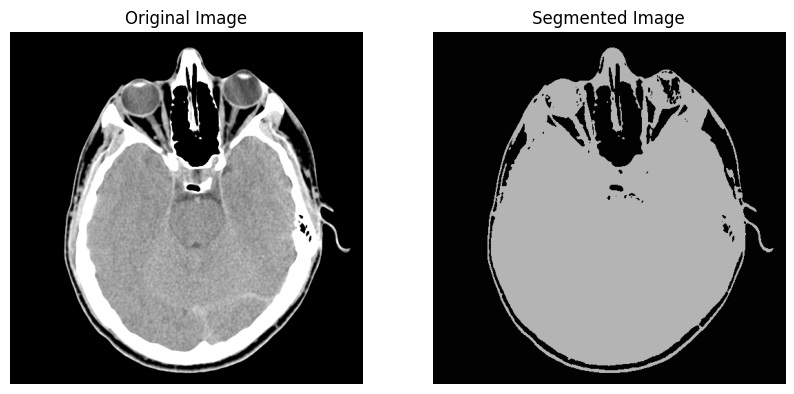

This figure's Python source:
import numpy as np
import cv2
import matplotlib.pyplot as plt

def initialize_centroids(data, k):
    """
    Initialize centroids randomly from the data points.

    Parameters:
        data (numpy.ndarray): Input data points.
        k (int): Number of clusters.

    Returns:
        numpy.ndarray: Initial centroids.
    """
    centroids_idx = np.random.choice(data.shape[0], k, replace=False)
    centroids = data[centroids_idx]
    return centroids

def assign_clusters(data, centroids):
    """
    Assign each data point to the closest centroid.

    Parameters:
        data (numpy.ndarray): Input data points.
        centroids (numpy.ndarray): Current centroids.

    Returns:
        numpy.ndarray: Indices of the closest centroid for each data point.
    """
    distances = np.sqrt(((data - centroids[:, np.newaxis])**2).sum(axis=2))
    clusters = np.argmin(distances, axis=0)
    return clusters

def update_centroids(data, clusters, k):
    """
    Update centroids based on the mean of data points in each cluster.

    Args:
        data (numpy.ndarray): Input data array.
        clusters (numpy.ndarray): Cluster assignments for each data point.
        k (int): Number of clusters.

    Returns:
        numpy.ndarray: Updated centroids.
    """
    new_centroids = np.zeros((k, data.shape[1]))  # Remove third dimension
    for i in range(k):
        points = data[clusters == i]
        if len(points) > 0:
            new_centroids[i] = np.mean(points, axis=0)
    return new_centroids

def kmeans(data, k, max_iters=100):
    """
    Perform K-means clustering.

    Parameters:
        data (numpy.ndarray): Input data points.
        k (int): Number of clusters.
        max_iters (int): Maximum number of iterations.

    Returns:
        numpy.ndarray: Final centroids.
        numpy.ndarray: Indices of the closest centroid for each data point.
    """
    centroids = initialize_centroids(data, k)
    for _ in range(max_iters):
        clusters = assign_clusters(data, centroids)
        new_centroids = update_centroids(data, clusters, k)
        if np.allclose(new_centroids, centroids):
            break
        centroids = new_centroids
    return centroids, clusters

# Load the image
image_path = '/content/drive/MyDrive/Intellipat/Computer_Vision/Data/ct.tif'
image = cv2.imread(image_path)

# Reshape the image into a 2D array of pixels
pixels = image.reshape((-1, 3))

# Define the number of clusters (i.e., segments)
num_clusters = 2

# Apply k-means clustering
centroids, clusters = kmeans(pixels, num_clusters)

# Get the segmented image by assigning each pixel to its nearest centroid
segmented_image = centroids[clusters].reshape(image.shape).astype(np.uint8)

# Display the original and segmented images using matplotlib
plt.figure(figsize=(10, 5))

plt.subplot(1, 2, 1)
plt.imshow(cv2.cvtColor(image, cv2.COLOR_BGR2RGB))
plt.title('Original Image')
plt.axis('off')

plt.subplot(1, 2, 2)
plt.imshow(cv2.cvtColor(segmented_image, cv2.COLOR_BGR2RGB))
plt.title('Segmented Image')
plt.axis('off')

plt.show()
